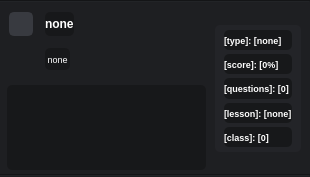
<?xml version="1.0" encoding="UTF-8"?>
<ui version="4.0">
 <class>Form</class>
 <widget class="QWidget" name="Form">
  <property name="geometry">
   <rect>
    <x>0</x>
    <y>0</y>
    <width>310</width>
    <height>177</height>
   </rect>
  </property>
  <property name="windowTitle">
   <string>Form</string>
  </property>
  <property name="styleSheet">
   <string notr="true">QWidget {
	background-color: rgb(30, 31, 34);
	color: rgb(255, 255, 255);
}

QLabel {
	color: rgb(255, 255, 255);
	background-color: rgb(23, 24, 26);
	border-radius: 5px;
}</string>
  </property>
  <layout class="QGridLayout" name="gridLayout_6">
   <property name="leftMargin">
    <number>0</number>
   </property>
   <property name="topMargin">
    <number>0</number>
   </property>
   <property name="rightMargin">
    <number>0</number>
   </property>
   <property name="bottomMargin">
    <number>0</number>
   </property>
   <property name="spacing">
    <number>0</number>
   </property>
   <item row="1" column="1" rowspan="3">
    <widget class="QFrame" name="frame_5">
     <property name="frameShape">
      <enum>QFrame::NoFrame</enum>
     </property>
     <property name="frameShadow">
      <enum>QFrame::Raised</enum>
     </property>
     <layout class="QGridLayout" name="gridLayout">
      <property name="topMargin">
       <number>22</number>
      </property>
      <property name="bottomMargin">
       <number>22</number>
      </property>
      <item row="0" column="0">
       <widget class="QFrame" name="frame_2">
        <property name="minimumSize">
         <size>
          <width>0</width>
          <height>127</height>
         </size>
        </property>
        <property name="styleSheet">
         <string notr="true">QWidget {
	background-color: rgb(35, 36, 40);
	border-radius: 5px;
}

QLabel {
	color: rgb(255, 255, 255);
	background-color: rgb(23, 24, 26);
	border-radius: 5px;
}</string>
        </property>
        <property name="frameShape">
         <enum>QFrame::NoFrame</enum>
        </property>
        <property name="frameShadow">
         <enum>QFrame::Raised</enum>
        </property>
        <layout class="QGridLayout" name="gridLayout_3">
         <property name="leftMargin">
          <number>9</number>
         </property>
         <property name="topMargin">
          <number>5</number>
         </property>
         <property name="bottomMargin">
          <number>5</number>
         </property>
         <property name="horizontalSpacing">
          <number>0</number>
         </property>
         <property name="verticalSpacing">
          <number>4</number>
         </property>
         <item row="2" column="0">
          <widget class="QLabel" name="label_5">
           <property name="minimumSize">
            <size>
             <width>0</width>
             <height>0</height>
            </size>
           </property>
           <property name="font">
            <font>
             <pointsize>7</pointsize>
             <weight>75</weight>
             <bold>true</bold>
            </font>
           </property>
           <property name="text">
            <string>[questions]: [0]</string>
           </property>
           <property name="margin">
            <number>4</number>
           </property>
           <property name="indent">
            <number>0</number>
           </property>
          </widget>
         </item>
         <item row="3" column="0">
          <widget class="QLabel" name="label_6">
           <property name="minimumSize">
            <size>
             <width>0</width>
             <height>0</height>
            </size>
           </property>
           <property name="font">
            <font>
             <pointsize>7</pointsize>
             <weight>75</weight>
             <bold>true</bold>
            </font>
           </property>
           <property name="text">
            <string>[lesson]: [none]</string>
           </property>
           <property name="margin">
            <number>4</number>
           </property>
           <property name="indent">
            <number>0</number>
           </property>
          </widget>
         </item>
         <item row="1" column="0">
          <widget class="QLabel" name="label_4">
           <property name="minimumSize">
            <size>
             <width>0</width>
             <height>0</height>
            </size>
           </property>
           <property name="font">
            <font>
             <pointsize>7</pointsize>
             <weight>75</weight>
             <bold>true</bold>
            </font>
           </property>
           <property name="text">
            <string>[score]: [0%]</string>
           </property>
           <property name="margin">
            <number>4</number>
           </property>
           <property name="indent">
            <number>0</number>
           </property>
          </widget>
         </item>
         <item row="4" column="0">
          <widget class="QLabel" name="label_3">
           <property name="minimumSize">
            <size>
             <width>0</width>
             <height>0</height>
            </size>
           </property>
           <property name="font">
            <font>
             <pointsize>7</pointsize>
             <weight>75</weight>
             <bold>true</bold>
            </font>
           </property>
           <property name="text">
            <string>[class]: [0]</string>
           </property>
           <property name="margin">
            <number>4</number>
           </property>
           <property name="indent">
            <number>0</number>
           </property>
          </widget>
         </item>
         <item row="0" column="0">
          <widget class="QLabel" name="label_7">
           <property name="minimumSize">
            <size>
             <width>0</width>
             <height>0</height>
            </size>
           </property>
           <property name="font">
            <font>
             <pointsize>7</pointsize>
             <weight>75</weight>
             <bold>true</bold>
            </font>
           </property>
           <property name="text">
            <string>[type]: [none]</string>
           </property>
           <property name="margin">
            <number>4</number>
           </property>
           <property name="indent">
            <number>0</number>
           </property>
          </widget>
         </item>
        </layout>
       </widget>
      </item>
     </layout>
    </widget>
   </item>
   <item row="1" column="0">
    <widget class="QFrame" name="frame">
     <property name="frameShape">
      <enum>QFrame::NoFrame</enum>
     </property>
     <property name="frameShadow">
      <enum>QFrame::Raised</enum>
     </property>
     <layout class="QGridLayout" name="gridLayout_2">
      <item row="0" column="0" rowspan="2">
       <widget class="QFrame" name="frame_3">
        <property name="frameShape">
         <enum>QFrame::NoFrame</enum>
        </property>
        <property name="frameShadow">
         <enum>QFrame::Raised</enum>
        </property>
        <layout class="QGridLayout" name="gridLayout_4">
         <property name="leftMargin">
          <number>0</number>
         </property>
         <property name="topMargin">
          <number>0</number>
         </property>
         <property name="rightMargin">
          <number>6</number>
         </property>
         <property name="bottomMargin">
          <number>0</number>
         </property>
         <property name="spacing">
          <number>0</number>
         </property>
         <item row="1" column="0">
          <spacer name="verticalSpacer">
           <property name="orientation">
            <enum>Qt::Vertical</enum>
           </property>
           <property name="sizeHint" stdset="0">
            <size>
             <width>20</width>
             <height>40</height>
            </size>
           </property>
          </spacer>
         </item>
         <item row="0" column="0">
          <widget class="QPushButton" name="pushButton">
           <property name="sizePolicy">
            <sizepolicy hsizetype="Fixed" vsizetype="Fixed">
             <horstretch>0</horstretch>
             <verstretch>0</verstretch>
            </sizepolicy>
           </property>
           <property name="minimumSize">
            <size>
             <width>24</width>
             <height>24</height>
            </size>
           </property>
           <property name="maximumSize">
            <size>
             <width>24</width>
             <height>24</height>
            </size>
           </property>
           <property name="styleSheet">
            <string notr="true">QPushButton {
	border-radius: 5px;
	background-color: rgb(56, 58, 64);
	border: 2px solid rgb(56, 58, 64);
}

QPushButton:hover {
	background-color: rgb(76, 78, 84);
}

QPushButton:pressed {
	background-color: rgb(66, 68, 74);
	color: rgb(30, 31, 34);
}</string>
           </property>
           <property name="text">
            <string/>
           </property>
           <property name="icon">
            <iconset>
             <normalon>res/search.png</normalon>
            </iconset>
           </property>
          </widget>
         </item>
        </layout>
       </widget>
      </item>
      <item row="0" column="1">
       <widget class="QLabel" name="label">
        <property name="sizePolicy">
         <sizepolicy hsizetype="Preferred" vsizetype="Fixed">
          <horstretch>0</horstretch>
          <verstretch>0</verstretch>
         </sizepolicy>
        </property>
        <property name="minimumSize">
         <size>
          <width>0</width>
          <height>24</height>
         </size>
        </property>
        <property name="font">
         <font>
          <weight>75</weight>
          <bold>true</bold>
         </font>
        </property>
        <property name="text">
         <string>none</string>
        </property>
        <property name="alignment">
         <set>Qt::AlignLeading|Qt::AlignLeft|Qt::AlignVCenter</set>
        </property>
        <property name="margin">
         <number>4</number>
        </property>
        <property name="indent">
         <number>0</number>
        </property>
       </widget>
      </item>
      <item row="0" column="2">
       <spacer name="horizontalSpacer">
        <property name="orientation">
         <enum>Qt::Horizontal</enum>
        </property>
        <property name="sizeHint" stdset="0">
         <size>
          <width>40</width>
          <height>12</height>
         </size>
        </property>
       </spacer>
      </item>
      <item row="1" column="1" colspan="2">
       <widget class="QFrame" name="frame_4">
        <property name="frameShape">
         <enum>QFrame::NoFrame</enum>
        </property>
        <property name="frameShadow">
         <enum>QFrame::Raised</enum>
        </property>
        <layout class="QGridLayout" name="gridLayout_5">
         <property name="leftMargin">
          <number>0</number>
         </property>
         <property name="topMargin">
          <number>0</number>
         </property>
         <property name="rightMargin">
          <number>0</number>
         </property>
         <property name="bottomMargin">
          <number>0</number>
         </property>
         <property name="spacing">
          <number>0</number>
         </property>
         <item row="0" column="0">
          <widget class="QLabel" name="label_2">
           <property name="sizePolicy">
            <sizepolicy hsizetype="Preferred" vsizetype="Fixed">
             <horstretch>0</horstretch>
             <verstretch>0</verstretch>
            </sizepolicy>
           </property>
           <property name="minimumSize">
            <size>
             <width>0</width>
             <height>22</height>
            </size>
           </property>
           <property name="font">
            <font>
             <pointsize>7</pointsize>
            </font>
           </property>
           <property name="text">
            <string> none </string>
           </property>
           <property name="alignment">
            <set>Qt::AlignLeading|Qt::AlignLeft|Qt::AlignVCenter</set>
           </property>
           <property name="margin">
            <number>0</number>
           </property>
           <property name="indent">
            <number>0</number>
           </property>
          </widget>
         </item>
         <item row="0" column="1">
          <spacer name="horizontalSpacer_2">
           <property name="orientation">
            <enum>Qt::Horizontal</enum>
           </property>
           <property name="sizeHint" stdset="0">
            <size>
             <width>40</width>
             <height>14</height>
            </size>
           </property>
          </spacer>
         </item>
        </layout>
       </widget>
      </item>
     </layout>
    </widget>
   </item>
   <item row="2" column="0" rowspan="2">
    <widget class="QFrame" name="frame_6">
     <property name="frameShape">
      <enum>QFrame::NoFrame</enum>
     </property>
     <property name="frameShadow">
      <enum>QFrame::Raised</enum>
     </property>
     <layout class="QGridLayout" name="gridLayout_7">
      <property name="leftMargin">
       <number>7</number>
      </property>
      <property name="topMargin">
       <number>0</number>
      </property>
      <property name="rightMargin">
       <number>0</number>
      </property>
      <property name="bottomMargin">
       <number>4</number>
      </property>
      <property name="spacing">
       <number>0</number>
      </property>
      <item row="0" column="0">
       <widget class="QTextBrowser" name="textBrowser">
        <property name="font">
         <font>
          <pointsize>7</pointsize>
         </font>
        </property>
        <property name="styleSheet">
         <string notr="true">/* VERTICAL SCROLLBAR */
 QScrollBar:vertical {
	border: none;
    background-color: rgb(30, 31, 34);
    width: 7px;
	border-radius: 0px;
 }

/*  HANDLE BAR VERTICAL */
QScrollBar::handle:vertical {	
	background-color: rgb(43, 45, 49);
	min-height: 2px;
	border-radius: 2px;
	margin-right: 1px;
    margin-left: 1px;
}
QScrollBar::handle:vertical:hover{	
	background-color: rgb(63, 65, 69);
}
QScrollBar::handle:vertical:pressed {	
	background-color: rgb(53, 55, 59);
}

/* horizontal SCROLLBAR */
 QScrollBar:horizontal {
	border: none;
    background-color: rgb(30, 31, 34);
    height: 10px;
	border-radius: 0px;
 }

/*  HANDLE BAR horizontal */
QScrollBar::handle:horizontal {	
	background-color: rgb(43, 45, 49);
	min-width: 7px;
	border-radius: 2px;
	margin-top: 1px;
    margin-bottom: 4px;
}
QScrollBar::handle:horizontal:hover{	
	background-color: rgb(63, 65, 69);
}
QScrollBar::handle:horizontal:pressed {	
	background-color: rgb(53, 55, 59);
}

/* BTN TOP - SCROLLBAR */
QScrollBar::sub-line {
	border: none;
	background-color: none;
	height: none;
	border-top-left-radius: none;
	border-top-right-radius: none;
	subcontrol-position: none;
	subcontrol-origin: none;
}
QScrollBar::sub-line:hover {	
	background-color: none;
}
QScrollBar::sub-line:pressed {	
	background-color: none;
}

/* BTN BOTTOM - SCROLLBAR */
QScrollBar::add-line {
	border: none;
	background-color: none;
	height: none;
	border-bottom-left-radius: none;
	border-bottom-right-radius: none;
	subcontrol-position: none;
	subcontrol-origin: none;
}
QScrollBar::add-line:hover {	
	background-color: none;
}
QScrollBar::add-line:pressed {	
	background-color: none;
}

/* RESET ARROW */
QScrollBar::up-arrow, QScrollBar::down-arrow {
	background: none;
}
QScrollBar::add-page, QScrollBar::sub-page {
	background: none;
}

QTextBrowser {
	color: rgb(255, 255, 255);
	background-color: rgb(23, 24, 26);
	border-radius: 5px;
}</string>
        </property>
        <property name="frameShape">
         <enum>QFrame::NoFrame</enum>
        </property>
        <property name="html">
         <string>&lt;!DOCTYPE HTML PUBLIC &quot;-//W3C//DTD HTML 4.0//EN&quot; &quot;http://www.w3.org/TR/REC-html40/strict.dtd&quot;&gt;
&lt;html&gt;&lt;head&gt;&lt;meta name=&quot;qrichtext&quot; content=&quot;1&quot; /&gt;&lt;style type=&quot;text/css&quot;&gt;
p, li { white-space: pre-wrap; }
&lt;/style&gt;&lt;/head&gt;&lt;body style=&quot; font-family:'Noto Sans'; font-size:7pt; font-weight:400; font-style:normal;&quot;&gt;
&lt;p style=&quot;-qt-paragraph-type:empty; margin-top:0px; margin-bottom:0px; margin-left:0px; margin-right:0px; -qt-block-indent:0; text-indent:0px; font-family:'MS Shell Dlg 2';&quot;&gt;&lt;br /&gt;&lt;/p&gt;&lt;/body&gt;&lt;/html&gt;</string>
        </property>
        <property name="textInteractionFlags">
         <set>Qt::NoTextInteraction</set>
        </property>
       </widget>
      </item>
     </layout>
    </widget>
   </item>
   <item row="4" column="0" colspan="2">
    <widget class="Line" name="line">
     <property name="orientation">
      <enum>Qt::Horizontal</enum>
     </property>
    </widget>
   </item>
   <item row="0" column="0" colspan="2">
    <widget class="Line" name="line_2">
     <property name="orientation">
      <enum>Qt::Horizontal</enum>
     </property>
    </widget>
   </item>
  </layout>
 </widget>
 <resources/>
 <connections/>
</ui>
